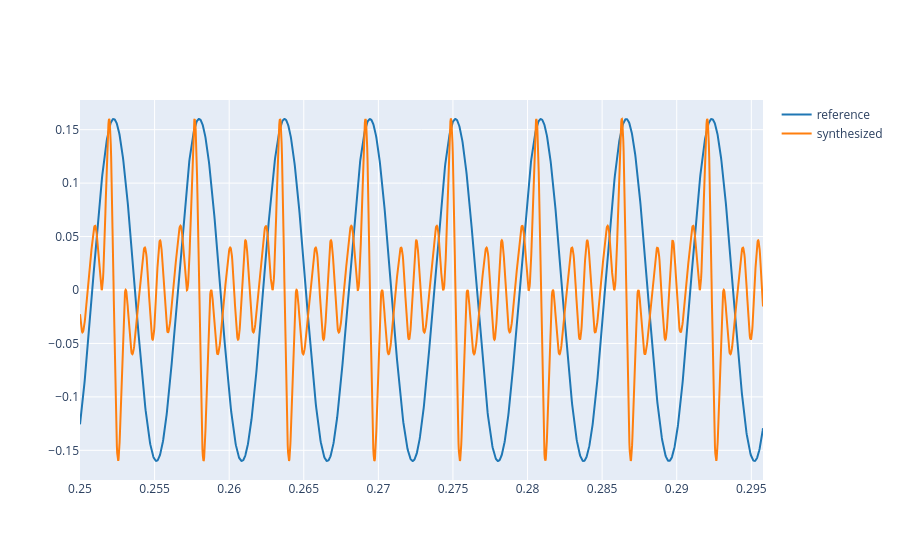

This figure's notebook cell:
### Markdown cell above
3.2. Now, define a harmonic signal, `y` whose fundamental frequency is the one defined in Lab 1. Go step by step adding a new harmonic in each step. Plot both signals (the reference and the synthesized) and try to reproduce the shape of the reference signal. Play both sounds and compare them carefully.

**Note 1**: in order to have a similar shape, we need to select the amplitudes and phases carefully. One way to do this is to define the harmonic signal as follows:

$$y(t) = \sum_{k=1}^K A_k\cos\left(2\pi kf_0 t + k \phi - (k-1)\pi/2 \right), $$

where $K$ is the number of harmonics, $f_0$ is the fundamental frequency, $A_k$ is the amplitude (weight) of each harmonic and $\phi$ is the phase of the signal (defined in Lab1 Ex 2.4).

**Note 2**:
Define the $A_k$ values relative to the fundamental frequency. This means to define $A_1=1$ and the others less than 1. You can use Audacity to plot the spectrum of the fragment selected of the reference audio and measure the relative amplitudes of the harmonics.

**Note 3**: Normalize the amplitude of the signal by the same amplitude of the reference. For instance, if the amplitude of the reference signal is 0.33, you can normalize the syntesized signal by first dividing by its maximum and then multiplyng by 0.33:

```
y = 0.33 * y / np.amax(y)
```

### Code cell
f0 = 174.61
phi = 1.28
fs = 44100
t = np.arange(len(ref)) / fs

A_k = [1.0, 1.28, 0.75, 0.51, 1.75, 0.55, 0.60]  

y = np.zeros_like(t)
for k, A in enumerate(A_k, start=1):
    y += A * np.cos(2 * np.pi * k * f0 * t + k * phi - (k - 1) * np.pi / 2)

ref_amp = np.max(np.abs(ref[int(0.25 * fs) : int(0.55 * fs)]))
y = ref_amp * y / np.amax(np.abs(y))


plot_signals(
    [ref, y], fs, t_start=t_start, t_end=t_end, name=['reference', 'synthesized']
)

Audio(y, rate=fs)

### Figure 1 — Plotly figure (JSON) as saved in the notebook; plotly's stock layout.template omitted (floating-point values rounded to 4 significant figures; data arrays with more than 128 entries replaced by an {"elided": "..."} marker saying what was removed)
{"data": [{"line": {"color": "#1f77b4", "shape": "linear"}, "mode": "lines", "name": "reference", "type": "scatter", "x": {"elided": "2020 float values"}, "y": {"elided": "2020 float values"}}, {"line": {"color": "#ff7f0e", "shape": "linear"}, "mode": "lines", "name": "synthesized", "type": "scatter", "x": {"elided": "2020 float values"}, "y": {"elided": "2020 float values"}}], "layout": {}}
